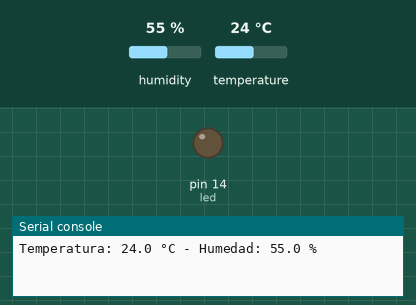
This program was run on a simulated MicroPython board. Shown: output pins drawn as LEDs (lit = HIGH), the last lines printed to the serial console. Inputs (shaded band) come from the test bench; at power-on: temperature 24 °C, humidity 55 %.

Above: at 1.3 s.
1.4 s: temperature set to 29.2 °C
4.1 s: temperature set to 30.5 °C
At 5.5 s:
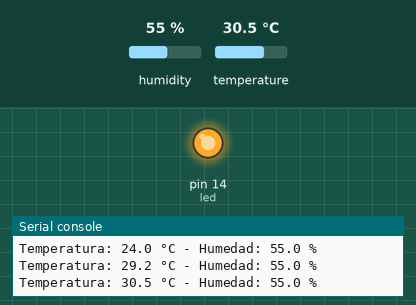
6.8 s: temperature set to 12 °C
At 9.0 s:
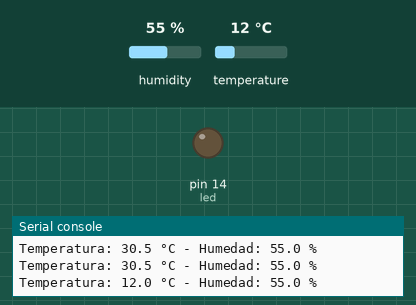
9.7 s: temperature set to 33 °C
At 11.3 s:
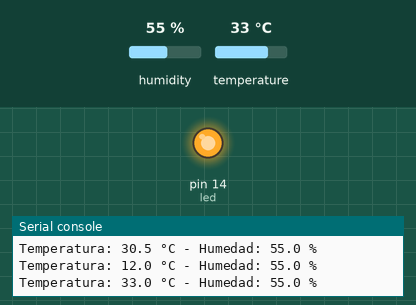
Timing chart, 0 to 12.8 s (numbered marks = the images above; inputs shaded):
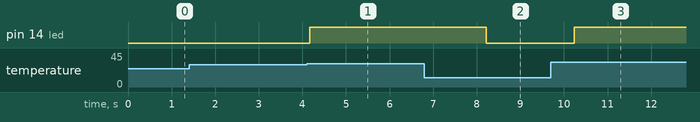

Measured:
- the behaviour switches between 30 and 30.1 °C on temperature (found by bisection; images 0 and 1)
- after the input at 4.1 s, pin 14 (led): LOW → HIGH after 0.07 s
- after the input at 6.8 s, pin 14 (led): HIGH → LOW after 1.4 s
- after the input at 9.7 s, pin 14 (led): LOW → HIGH after 0.54 s

The program:

main.py
```python
import dht
from machine import Pin
import time

time.sleep(0.1) # Wait for USB to become ready

sensor = dht.DHT22(Pin(15))
led = Pin(14, Pin.OUT)

while True:
    sensor.measure()
    temp = sensor.temperature()
    hum = sensor.humidity()

    print("Temperatura:", temp, "°C - Humedad:", hum, "%")

    if temp > 30:
        led.on()
    else:
        led.off()

    time.sleep(2)
```
